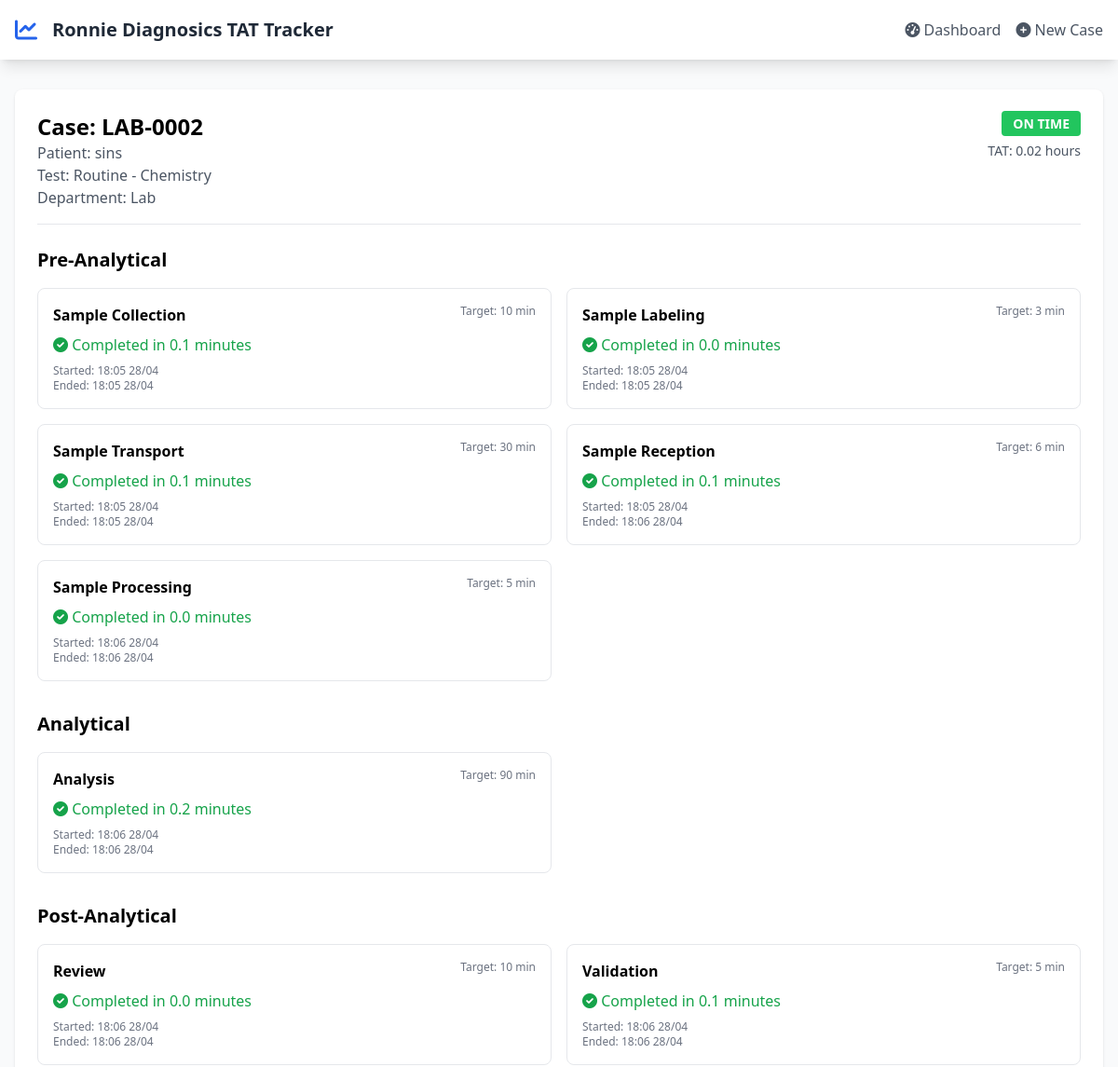
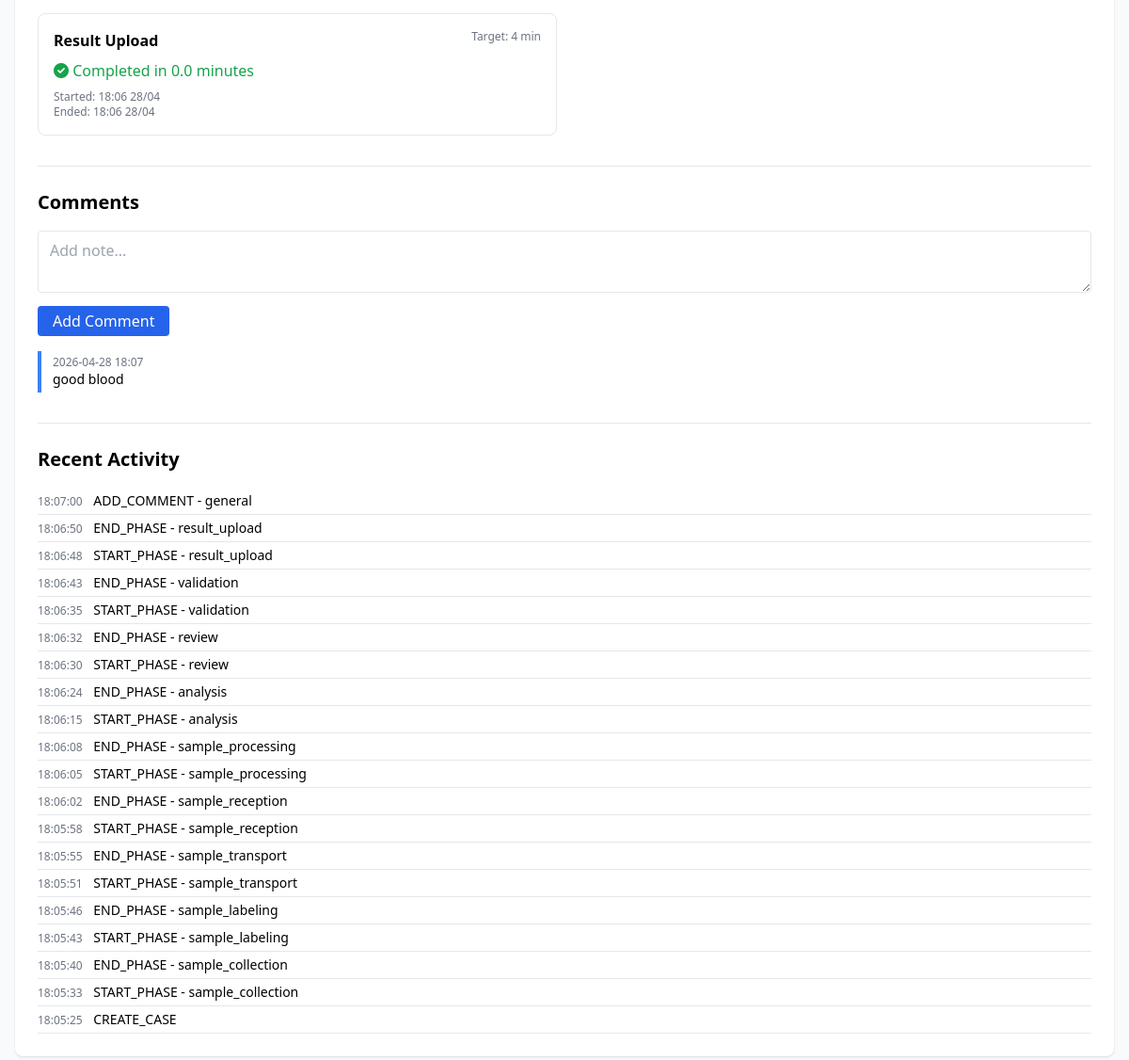
Screenshot of /case/2 with the database file from the repository (2 pictures, top to bottom).
### app.py (models this page shows, shortened)
class Case(db.Model):
    __tablename__ = 'cases'
    id = db.Column(db.Integer, primary_key=True)
    visit_id = db.Column(db.String(50))
    case_id = db.Column(db.String(20), unique=True)
    patient_name = db.Column(db.String(100))
    department = db.Column(db.String(50))
    test_name = db.Column(db.String(100))
    test_category = db.Column(db.String(50))
    status = db.Column(db.String(50), default='Not Started')
    created_at = db.Column(db.DateTime, default=datetime.utcnow)
    result_ready_at = db.Column(db.DateTime)
    sample_collection_start = db.Column(db.DateTime)
    sample_collection_end = db.Column(db.DateTime)
    sample_labeling_start = db.Column(db.DateTime)
    sample_labeling_end = db.Column(db.DateTime)
    sample_transport_start = db.Column(db.DateTime)
    sample_transport_end = db.Column(db.DateTime)
    sample_reception_start = db.Column(db.DateTime)
    sample_reception_end = db.Column(db.DateTime)
    sample_processing_start = db.Column(db.DateTime)
    sample_processing_end = db.Column(db.DateTime)
    analysis_start = db.Column(db.DateTime)
    analysis_end = db.Column(db.DateTime)
    review_start = db.Column(db.DateTime)
    review_end = db.Column(db.DateTime)
    validation_start = db.Column(db.DateTime)
    validation_end = db.Column(db.DateTime)
    result_upload_start = db.Column(db.DateTime)
    result_upload_end = db.Column(db.DateTime)
    exam_start = db.Column(db.DateTime)
    exam_end = db.Column(db.DateTime)
    post_exam_start = db.Column(db.DateTime)
    post_exam_end = db.Column(db.DateTime)
    register_start = db.Column(db.DateTime)
    register_end = db.Column(db.DateTime)
    mobile_collect_start = db.Column(db.DateTime)
    mobile_collect_end = db.Column(db.DateTime)
    transport_to_lab_start = db.Column(db.DateTime)
    transport_to_lab_end = db.Column(db.DateTime)
    deliver_results_start = db.Column(db.DateTime)
    deliver_results_end = db.Column(db.DateTime)
    fixation_done = db.Column(db.Boolean, default=False)
    fixation_date = db.Column(db.DateTime)
    embedding_done = db.Column(db.Boolean, default=False)
    embedding_date = db.Column(db.DateTime)
    cutting_done = db.Column(db.Boolean, default=False)
    cutting_date = db.Column(db.DateTime)
    staining_done = db.Column(db.Boolean, default=False)
    staining_date = db.Column(db.DateTime)
    histology_notes = db.Column(db.Text)
    manual_durations = db.Column(db.Text, default='{}')
    tat_hours = db.Column(db.Float)
    sla_status = db.Column(db.String(20), default='PENDING')
    def get_sla_hours(self):
        try:
            custom = SLAConfig.query.filter_by(test_name=self.test_name, is_active=True).first()
            if custom:
                return custom.sla_hours
        except Exception as e:
            print(f"Error getting SLA config: {e}")
    def update_sla_status(self):
        try:
            if self.result_ready_at:
                end_time = self.result_ready_at
            else:
                end_time = datetime.utcnow()
            tat = (end_time - self.created_at).total_seconds() / 3600
            self.tat_hours = round(tat, 2)
            sla_hours = self.get_sla_hours()
            if self.result_ready_at:
                if tat <= sla_hours:
                    self.sla_status = "ON TIME"
                elif tat <= sla_hours * 1.2:
                    self.sla_status = "NEAR DELAY"
                else:
                    self.sla_status = "DELAYED"
            else:
                if tat <= sla_hours:
                    self.sla_status = "IN PROGRESS"
                else:
                    self.sla_status = "DELAYED (ONGOING)"
            db.session.commit()
        except Exception as e:
            print(f"Error updating SLA status: {e}")

class PhaseComment(db.Model):
    __tablename__ = 'phase_comments'
    id = db.Column(db.Integer, primary_key=True)
    case_id = db.Column(db.Integer, db.ForeignKey('cases.id'))
    phase = db.Column(db.String(50))
    comment = db.Column(db.Text)
    created_at = db.Column(db.DateTime, default=datetime.utcnow)

class AuditLog(db.Model):
    __tablename__ = 'audit_logs'
    id = db.Column(db.Integer, primary_key=True)
    case_id = db.Column(db.Integer, db.ForeignKey('cases.id'))
    action = db.Column(db.String(100))
    phase = db.Column(db.String(50))
    details = db.Column(db.Text)
    ip_address = db.Column(db.String(50))
    created_at = db.Column(db.DateTime, default=datetime.utcnow)

### app.py (the view)
@app.route('/case/<int:case_id>')
def case_detail(case_id):
    case = Case.query.get_or_404(case_id)
    case.update_sla_status()
    department_phases = {
        "Lab": {
            "Pre-Analytical": ["sample_collection", "sample_labeling", "sample_transport", "sample_reception", "sample_processing"],
            "Analytical": ["analysis"],
            "Post-Analytical": ["review", "validation", "result_upload"]
        },
        "Radiology": {
            "Examination": ["exam"],
            "Post-Examination": ["post_exam"]
        },
        "Mobile": {
            "Registration": ["register"],
            "Collection": ["mobile_collect"],
            "Transport": ["transport_to_lab"],
            "Results": ["deliver_results"]
        }
    }
    phase_targets = {
        "sample_collection": 10, "sample_labeling": 3, "sample_transport": 30,
        "sample_reception": 6, "sample_processing": 5, "analysis": 90,
        "review": 10, "validation": 5, "result_upload": 4, "exam": 20,
        "post_exam": 2880, "register": 10, "mobile_collect": 10,
        "transport_to_lab": 60, "deliver_results": 30
    }
    phases = department_phases.get(case.department, {})
    comments = PhaseComment.query.filter_by(case_id=case_id).order_by(PhaseComment.created_at.desc()).all()
    audits = AuditLog.query.filter_by(case_id=case_id).order_by(AuditLog.created_at.desc()).limit(20).all()
    return render_template('case_detail.html',
                         case=case, phases=phases, targets=phase_targets,
                         comments=comments, audits=audits)

### templates/case_detail.html (shortened to what this page needs)
{% extends "base.html" %}
{% block content %}
<div class="bg-white rounded-lg shadow p-6">
    <div class="flex justify-between items-start mb-6 pb-4 border-b">
        <div>
            <h1 class="text-2xl font-bold">Case: {{ case.case_id }}</h1>
            <p class="text-gray-600">Patient: {{ case.patient_name }}</p>
            <p class="text-gray-600">Test: {{ case.test_name }}</p>
            <p class="text-gray-600">Department: {{ case.department }}</p>
        </div>
        <div class="text-right">
            <span class="px-3 py-1 rounded text-sm font-semibold text-white
                {% if case.sla_status == 'ON TIME' %}bg-green-500
                {% elif case.sla_status == 'NEAR DELAY' %}bg-yellow-500
                {% elif 'DELAYED' in case.sla_status %}bg-red-500
                {% else %}bg-gray-500{% endif %}">
                {{ case.sla_status or 'PENDING' }}
            </span>
            {% if case.tat_hours %}
            <p class="text-sm text-gray-600 mt-2">TAT: {{ case.tat_hours }} hours</p>
            {% endif %}
        </div>
    </div>
    {% for phase_group, phase_list in phases.items() %}
    <div class="mb-8">
        <h2 class="text-xl font-semibold mb-4">{{ phase_group }}</h2>
        <div class="grid grid-cols-1 md:grid-cols-2 gap-4">
            {% for phase in phase_list %}
            {% set start_time = case[phase + '_start'] %}
            {% set end_time = case[phase + '_end'] %}
            {% set target = targets.get(phase, 30) %}
            <div class="border rounded-lg p-4">
                <div class="flex justify-between items-start mb-2">
                    <h3 class="font-semibold capitalize">{{ phase.replace('_', ' ') }}</h3>
                    <span class="text-xs text-gray-500">Target: {{ target }} min</span>
                </div>
                {% if start_time and end_time %}
                    {% set duration = ((end_time - start_time).total_seconds() / 60) | round(1) %}
                    <div class="text-green-600 mb-2">
                        <i class="fas fa-check-circle"></i> Completed in {{ duration }} minutes
                    </div>
                    <div class="text-xs text-gray-500">
                        Started: {{ start_time.strftime('%H:%M %d/%m') }}<br>
                        Ended: {{ end_time.strftime('%H:%M %d/%m') }}
                    </div>
                {% endif %}
            </div>
            {% endfor %}
        </div>
    </div>
    {% endfor %}
    <div class="mt-8 border-t pt-6">
        <h2 class="text-xl font-semibold mb-4">Comments</h2>
        <div class="mb-4">
            <textarea id="new-comment" rows="2" class="w-full px-3 py-2 border rounded" placeholder="Add note..."></textarea>
            <button onclick="addComment()" class="mt-2 bg-blue-600 text-white px-4 py-1 rounded">Add Comment</button>
        </div>
        {% for comment in comments %}
        <div class="border-l-4 border-blue-500 pl-3 py-1 mb-2">
            <div class="text-xs text-gray-500">{{ comment.created_at.strftime('%Y-%m-%d %H:%M') }}</div>
            <div class="text-sm">{{ comment.comment }}</div>
        </div>
        {% endfor %}
    </div>
    <div class="mt-8 border-t pt-6">
        <h2 class="text-xl font-semibold mb-4">Recent Activity</h2>
        {% for audit in audits %}
        <div class="text-sm border-b py-1">
            <span class="text-gray-500 text-xs">{{ audit.created_at.strftime('%H:%M:%S') }}</span>
            <span class="ml-2">{{ audit.action }}</span>
            {% if audit.phase %} - {{ audit.phase }}{% endif %}
        </div>
        {% endfor %}
    </div>
</div>
{% endblock %}

### rows the page displays
Case: case_id "LAB-0002", patient_name "sins", test_name "Routine - Chemistry", department "Lab", sla_status "ON TIME", tat_hours "0.02", strftime "18:05 28/04" "18:05 28/04" "18:05 28/04" "18:05 28/04" "18:06 28/04" "18:06 28/04" "18:06 28/04" "18:06 28/04" "18:06 28/04", strftime "18:05 28/04" "18:05 28/04" "18:05 28/04" "18:06 28/04" "18:06 28/04" "18:06 28/04" "18:06 28/04" "18:06 28/04" "18:06 28/04"
PhaseComment: created_at "2026-04-28 18:07", comment "good blood"
AuditLog: created_at "18:07:00", action "ADD_COMMENT", phase "general"
AuditLog: created_at "18:06:50", action "END_PHASE", phase "result_upload"
AuditLog: created_at "18:06:48", action "START_PHASE", phase "result_upload"
AuditLog: created_at "18:06:43", action "END_PHASE", phase "validation"
AuditLog: created_at "18:06:35", action "START_PHASE", phase "validation"
AuditLog: created_at "18:06:32", action "END_PHASE", phase "review"
AuditLog: created_at "18:06:30", action "START_PHASE", phase "review"
AuditLog: created_at "18:06:24", action "END_PHASE", phase "analysis"
AuditLog: created_at "18:06:15", action "START_PHASE", phase "analysis"
AuditLog: created_at "18:06:08", action "END_PHASE", phase "sample_processing"
AuditLog: created_at "18:06:05", action "START_PHASE", phase "sample_processing"
AuditLog: created_at "18:06:02", action "END_PHASE", phase "sample_reception"
AuditLog: created_at "18:05:58", action "START_PHASE", phase "sample_reception"
AuditLog: created_at "18:05:55", action "END_PHASE", phase "sample_transport"
AuditLog: created_at "18:05:51", action "START_PHASE", phase "sample_transport"
AuditLog: created_at "18:05:46", action "END_PHASE", phase "sample_labeling"
AuditLog: created_at "18:05:43", action "START_PHASE", phase "sample_labeling"
AuditLog: created_at "18:05:40", action "END_PHASE", phase "sample_collection"
AuditLog: created_at "18:05:33", action "START_PHASE", phase "sample_collection"
AuditLog: created_at "18:05:25", action "CREATE_CASE"

### other values shown
{{ phase_group }} "Pre-Analytical" "Analytical" "Post-Analytical"
{{ phase.replace('_', ' ') }} "Sample Collection" "Sample Labeling" "Sample Transport" "Sample Reception" "Sample Processing" "Analysis" "Review" "Validation" "Result Upload"
{{ target }} "10" "3" "30" "6" "5" "90" "10" "5" "4"
{{ duration }} "0.1" "0.0" "0.1" "0.1" "0.0" "0.2" "0.0" "0.1" "0.0"
